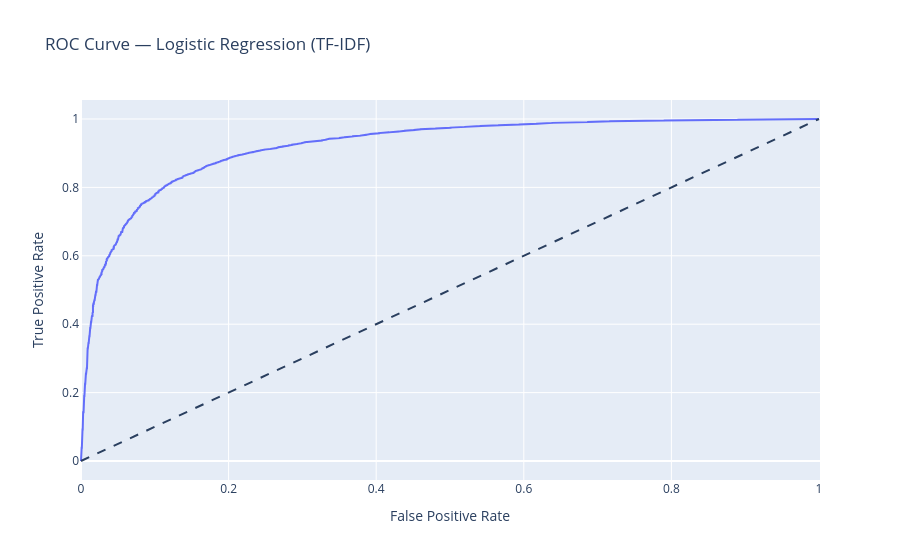

The code cell stored with this chart in its notebook:
### Code cell
# ROC curve for LR
fpr, tpr, _ = roc_curve(y_test, proba_lr)
roc_auc = auc(fpr, tpr)
fig = go.Figure()
fig.add_trace(go.Scatter(x=fpr, y=tpr, mode="lines", name=f"AUC={roc_auc:.3f}"))
fig.add_shape(type="line", x0=0, y0=0, x1=1, y1=1, line=dict(dash="dash"))
fig.update_layout(title="ROC Curve — Logistic Regression (TF-IDF)",
                  xaxis_title="False Positive Rate", yaxis_title="True Positive Rate")
fig.show()

### Figure 1 — Plotly figure (JSON) as saved in the notebook; plotly's stock layout.template omitted (floating-point values rounded to 4 significant figures; data arrays with more than 128 entries replaced by an {"elided": "..."} marker saying what was removed)
{"data": [{"mode": "lines", "name": "AUC=0.922", "type": "scatter", "x": {"elided": "2123 float values"}, "y": {"elided": "2123 float values"}}], "layout": {"shapes": [{"line": {"dash": "dash"}, "type": "line", "x0": 0, "x1": 1, "y0": 0, "y1": 1}], "title": {"text": "ROC Curve — Logistic Regression (TF-IDF)"}, "xaxis": {"title": {"text": "False Positive Rate"}}, "yaxis": {"title": {"text": "True Positive Rate"}}}}
